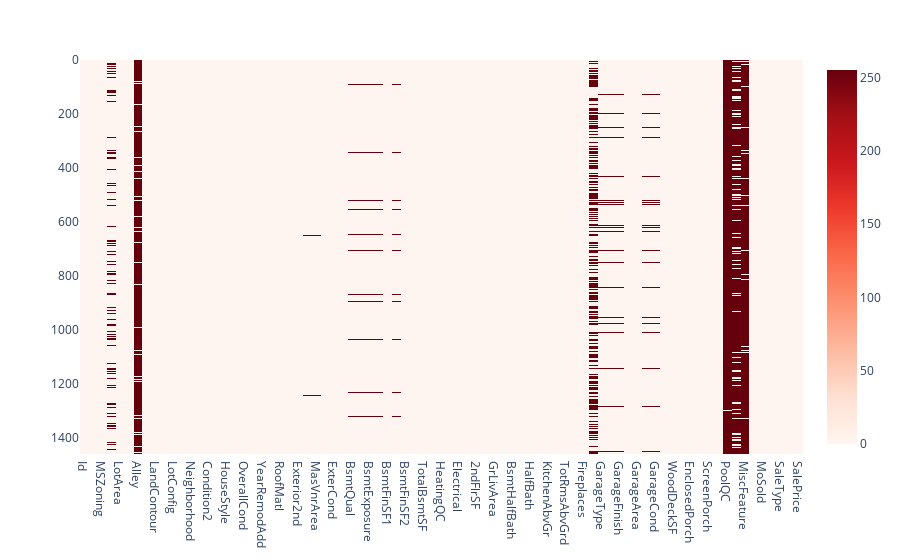

Notebook code cell kept with this figure:
### Markdown cell above
Table and Visualization

### Code cell
eda.Overview_Missing_Values(train)

### Figure 1 — Plotly figure (JSON) as saved in the notebook; plotly's stock layout.template omitted (floating-point values rounded to 4 significant figures; data arrays with more than 128 entries replaced by an {"elided": "..."} marker saying what was removed)
{"data": [{"coloraxis": "coloraxis", "hovertemplate": "x: %{x}<br>y: %{y}<br>color: %{z}<extra></extra>", "name": "0", "type": "heatmap", "x": ["Id", "MSSubClass", "MSZoning", "LotFrontage", "LotArea", "Street", "Alley", "LotShape", "LandContour", "Utilities", "LotConfig", "LandSlope", "Neighborhood", "Condition1", "Condition2", "BldgType", "HouseStyle", "OverallQual", "OverallCond", "YearBuilt", "YearRemodAdd", "RoofStyle", "RoofMatl", "Exterior1st", "Exterior2nd", "MasVnrType", "MasVnrArea", "ExterQual", "ExterCond", "Foundation", "BsmtQual", "BsmtCond", "BsmtExposure", "BsmtFinType1", "BsmtFinSF1", "BsmtFinType2", "BsmtFinSF2", "BsmtUnfSF", "TotalBsmtSF", "Heating", "HeatingQC", "CentralAir", "Electrical", "1stFlrSF", "2ndFlrSF", "LowQualFinSF", "GrLivArea", "BsmtFullBath", "BsmtHalfBath", "FullBath", "HalfBath", "BedroomAbvGr", "KitchenAbvGr", "KitchenQual", "TotRmsAbvGrd", "Functional", "Fireplaces", "FireplaceQu", "GarageType", "GarageYrBlt", "GarageFinish", "GarageCars", "GarageArea", "GarageQual", "GarageCond", "PavedDrive", "WoodDeckSF", "OpenPorchSF", "EnclosedPorch", "3SsnPorch", "ScreenPorch", "PoolArea", "PoolQC", "Fence", "MiscFeature", "MiscVal", "MoSold", "YrSold", "SaleType", "SaleCondition", "SalePrice"], "xaxis": "x", "y": {"elided": "1460 int values"}, "yaxis": "y", "z": {"elided": "1460x81 int values"}}], "layout": {"coloraxis": {"colorscale": [[0, "rgb(255,245,240)"], [0.125, "rgb(254,224,210)"], [0.25, "rgb(252,187,161)"], [0.375, "rgb(252,146,114)"], [0.5, "rgb(251,106,74)"], [0.625, "rgb(239,59,44)"], [0.75, "rgb(203,24,29)"], [0.875, "rgb(165,15,21)"], [1, "rgb(103,0,13)"]]}, "margin": {"t": 60}, "xaxis": {"anchor": "y", "constrain": "domain", "domain": [0, 1], "scaleanchor": "y"}, "yaxis": {"anchor": "x", "autorange": "reversed", "constrain": "domain", "domain": [0, 1]}}}
